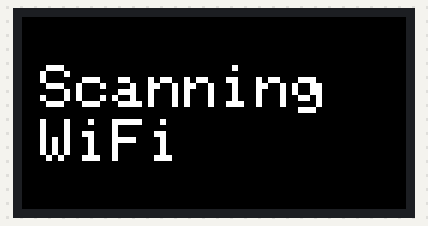
The sketch below on a simulated ESP32. Parts: 64×32 colour display. A WiFi scan finds three made-up networks; what the sketch prints to the serial monitor is not drawn.

Above: at 2.2 s.

The sketch:

wifiScan.ino
```cpp
#include <WiFi.h>
#include <Adafruit_GFX.h>
#include <P3RGB64x32MatrixPanel.h>
#include <Fonts/FreeSans9pt7b.h>

P3RGB64x32MatrixPanel matrix(25, 26, 27, 21, 22, 0, 15, 32, 33, 12, 5, 23, 4);

void setup()
{
    Serial.begin(115200);

    // Set WiFi to station mode and disconnect from an AP if it was previously connected
    WiFi.mode(WIFI_STA);
    WiFi.disconnect();
    delay(100);

    Serial.println("Setup done");
}

void loop()
{
    matrix.begin();
    matrix.fillScreen(0);

    Serial.println("scan start");

    // WiFi.scanNetworks will return the number of networks found
    int n = WiFi.scanNetworks();
    Serial.println("scan done");
    if (n == 0) {
        Serial.println("no networks found");
    } else {
        Serial.print(n);
        Serial.println(" networks found");
        for (int i = 0; i < n; ++i) {
            // Print SSID and RSSI for each network found
            Serial.print(i + 1);
            Serial.print(": ");
            Serial.print(WiFi.SSID(i));
            Serial.print(" (");
            Serial.print(WiFi.RSSI(i));
            Serial.print(")");
            matrix.setCursor(3, 8);
            matrix.print("Scanning");
            matrix.setCursor(3, 17);
            matrix.print("WiFi");
            Serial.println((WiFi.encryptionType(i) == WIFI_AUTH_OPEN)?" ":"*");
            delay(10);
        }
    }
    Serial.println("");

    // Wait a bit before scanning again
    delay(5000);
}
```

Measured:
- what the display in image 0 shows lasts 5.0 s, from 2.1 s to 7.1 s
